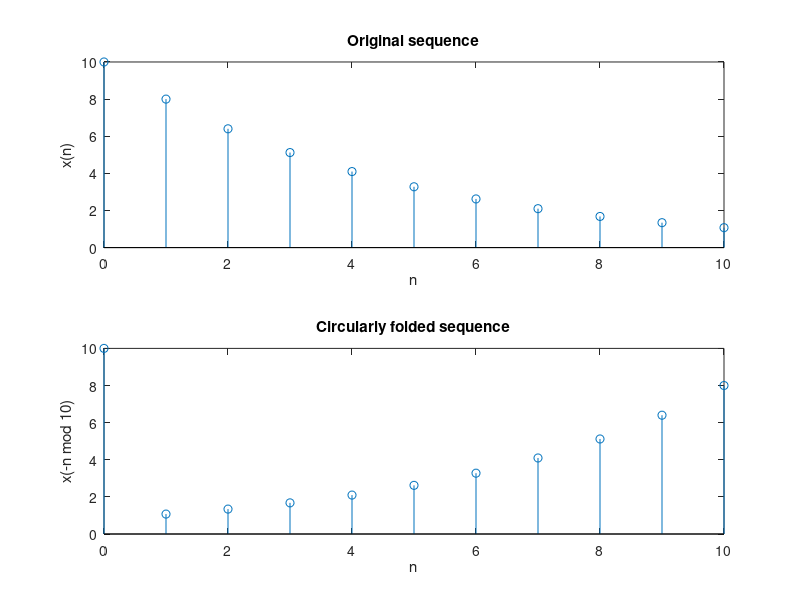

Write the MATLAB code that produced this figure.
% Ex5_9
% 한밭대 20191780 육정훈

n = 0:10; x = 10*(0.8) .^ n; y = x(mod(-n,11)+1);
subplot(2,1,1); stem(n,x); title('Original sequence')
xlabel('n'); ylabel('x(n)');
subplot(2,1,2); stem(n,y); title('Circularly folded sequence')
xlabel('n'); ylabel('x(-n mod 10)');
